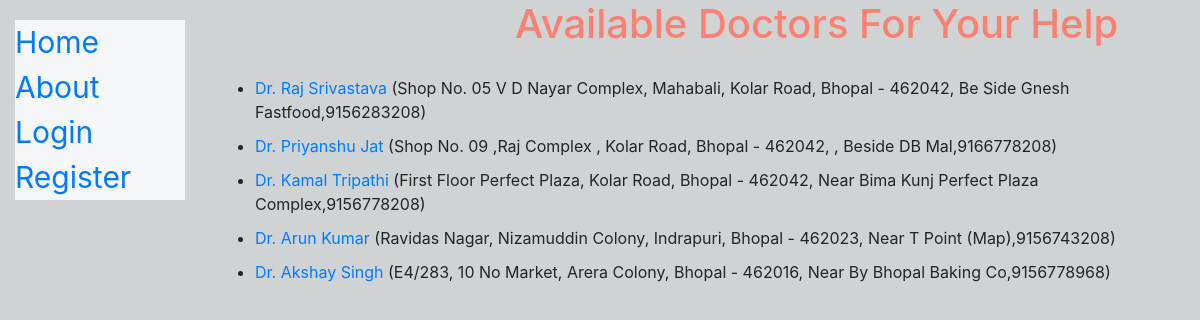
Screenshot of /catalog/doctors/ with the database file from the repository.
### catalog/models.py (models this page shows, shortened)
class Doctor(models.Model):
    name = models.CharField(max_length=200)
    clinic_address = models.CharField(max_length=200)
    mobile_number = models.CharField(max_length=200)
    class Meta:
        ordering=['-name']

### catalog/views.py (the view)
# urls.py: path('doctors/', views.DoctorListView.as_view(), name='doctors'),
class DoctorListView(generic.ListView):
    model = Doctor
    paginate_by = 10

### catalog/templates/catalog/doctor_list.html
{% extends "base_generic.html" %}
{% block content %}
  <h1 style="padding-left: 300px;color: #FA8072">Available Doctors For Your Help</h1>
  {% if doctor_list %}
  <ul style="padding-top: 10px">
    {% for doctor in doctor_list %}
      <li style="padding-top: 10px">
        <a href="{% url 'doctor-detail' doctor.pk%}">{{ doctor.name }}</a> ({{doctor.clinic_address}},{{doctor.mobile_number}})
      </li>
    {% endfor %}
  </ul>
  {% else %}
    <p>Sorry,currently,there are no doctors in our contact.</p>
  {% endif %}
{% endblock %}

### rows the page displays
Doctor: name "Dr. Raj Srivastava", clinic_address "Shop No. 05 V D Nayar Complex, Mahabali, Kolar Road, Bhopal - 462042, Be Side Gnesh Fastfood", mobile_number "9156283208"
Doctor: name "Dr. Priyanshu Jat", clinic_address "Shop No. 09 ,Raj Complex , Kolar Road, Bhopal - 462042, , Beside DB Mal", mobile_number "9166778208"
Doctor: name "Dr. Kamal Tripathi", clinic_address "First Floor Perfect Plaza, Kolar Road, Bhopal - 462042, Near Bima Kunj Perfect Plaza Complex", mobile_number "9156778208"
Doctor: name "Dr. Arun Kumar", clinic_address "Ravidas Nagar, Nizamuddin Colony, Indrapuri, Bhopal - 462023, Near T Point (Map)", mobile_number "9156743208"
Doctor: name "Dr. Akshay Singh", clinic_address "E4/283, 10 No Market, Arera Colony, Bhopal - 462016, Near By Bhopal Baking Co", mobile_number "9156778968"
